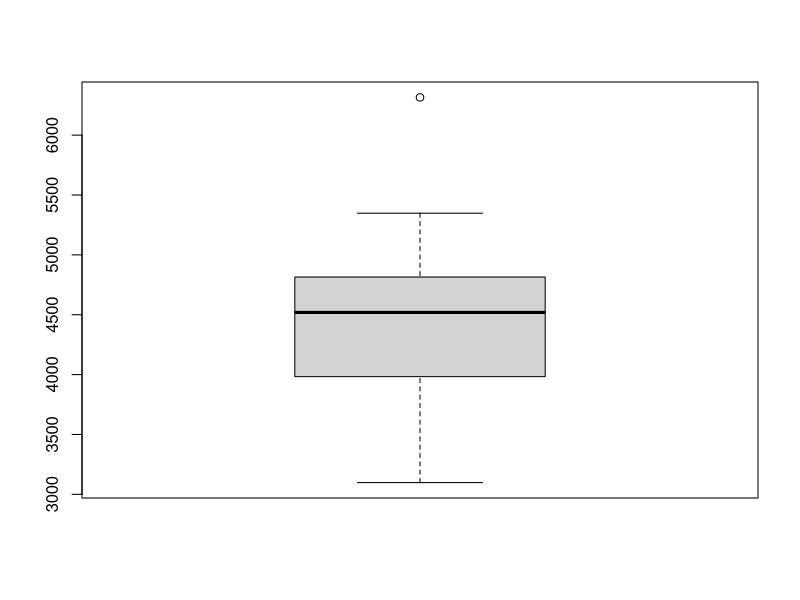
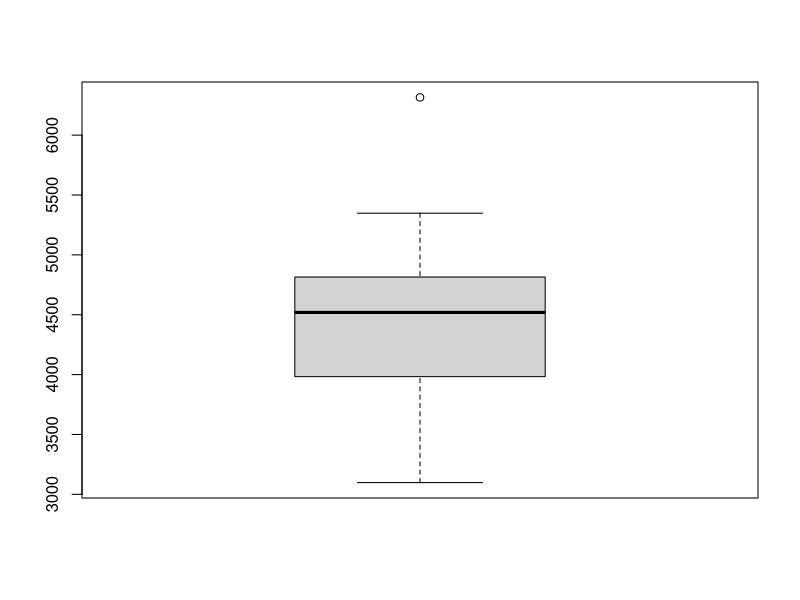
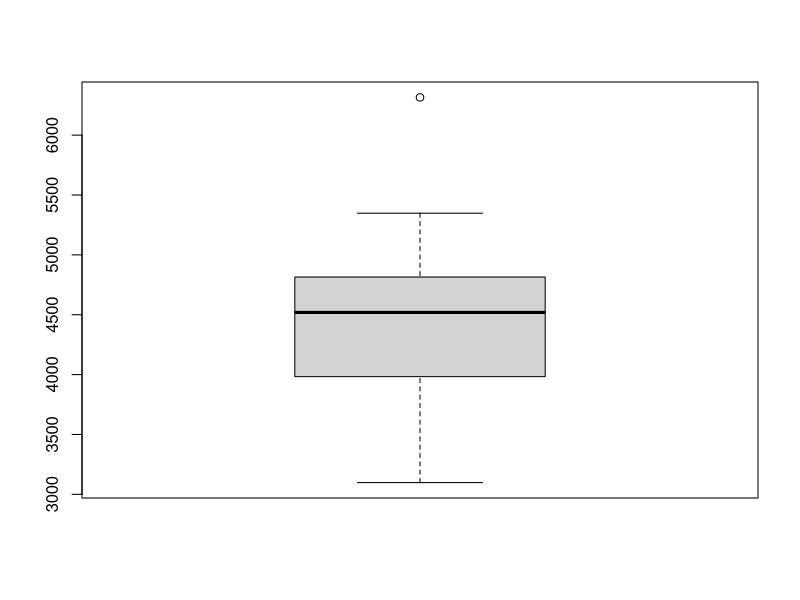
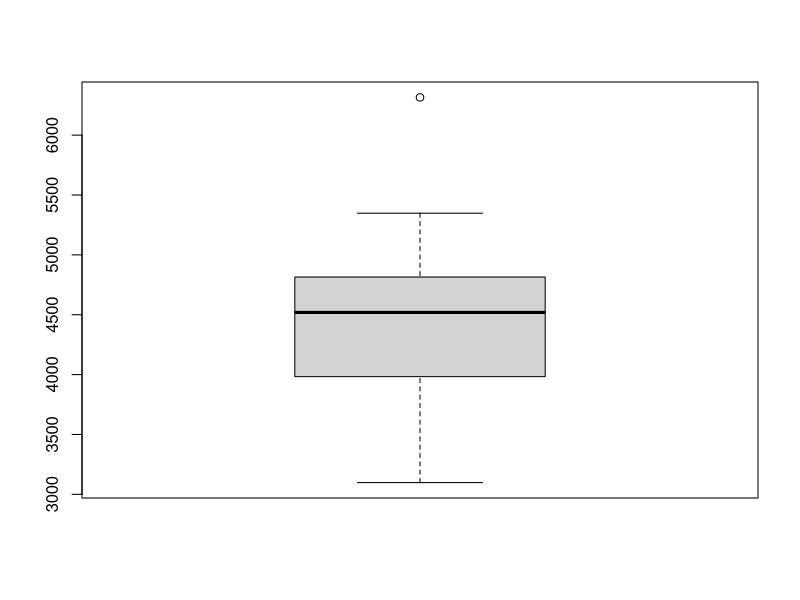
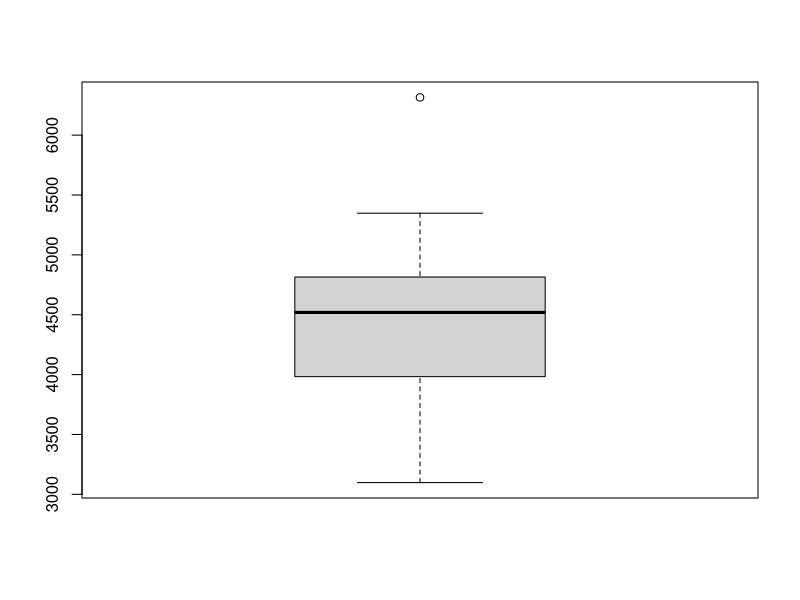
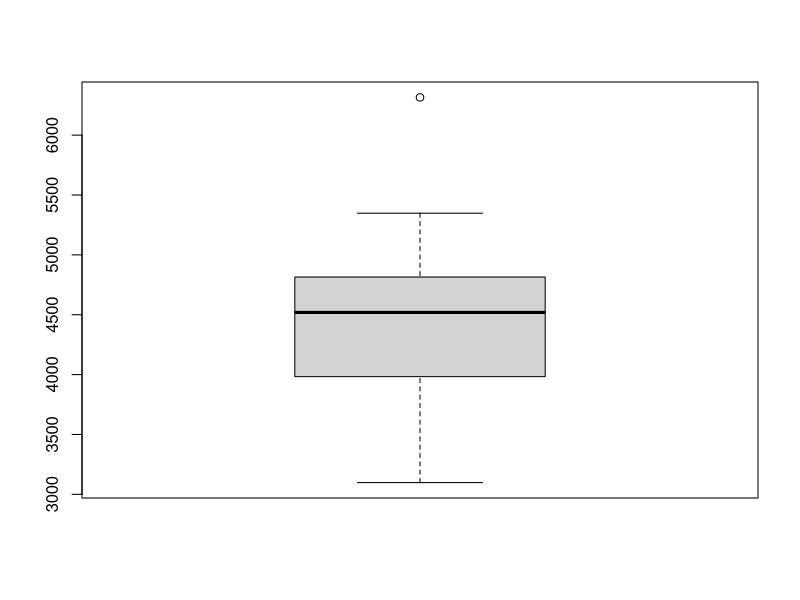
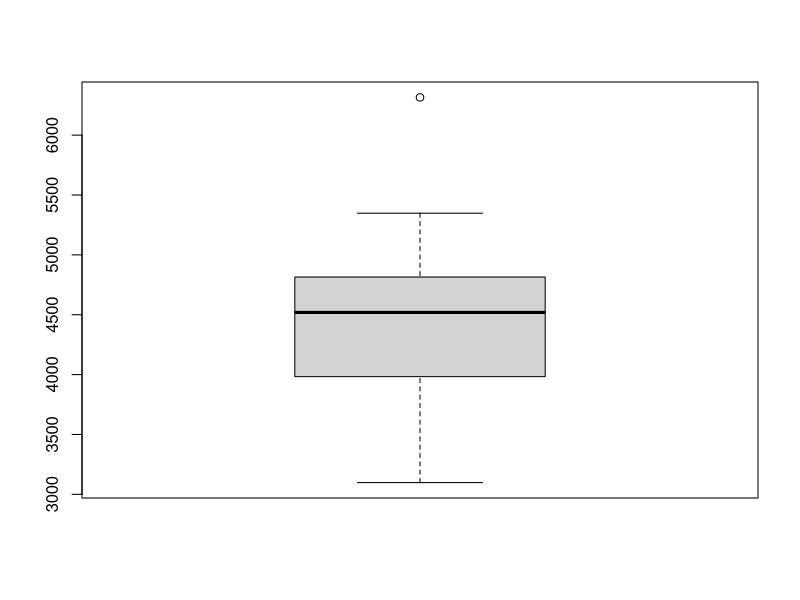

Source code (R) for these figures, in order:
# 이전 메모리 제거
rm(list = ls())

# code 7-7
state.x77 # matrix with 50 rows and 8 columns
str(state.x77) # 행 열 이름 확인
is.matrix(state.x77)
is.array(state.x77)
is.data.frame(state.x77)

st <- data.frame(state.x77)
str(st)
colnames(st)

boxplot(st$Income)
boxplot.stats(st$Income)$out 
boxplot(st$Income)$out # 그림을 그림과 동시에 값을 리턴해줌

out.box <- boxplot(st$Income)
out.box
is.list(out.box) # 리스트 확인

quantile(st$Income)
quantile(st$Income, 0:3/4)
round(quantile(st$Income, 0:3/4))
summary(st$Income) # 기초 통계량

st <- data.frame(state.x77)
# 결과 구조
# $stats: 상자그림의 다섯 가지 요약값
# (최솟값, 1사분위수, 중앙값, 3사분위수, 최댓값).
# $n: 데이터의 관측값 개수.
# $conf: 95% 신뢰구간으로, 중앙값의 추정값이 해당 범위 내에 있을 가능성이 95%임을 의미.
# $out: 이상치(outliers) 값.
boxplot.stats(st$Income)
boxplot.stats(st$Income)$stats
boxplot.stats(st$Income)$n
boxplot.stats(st$Income)$conf # 신뢰구간 95% 내의 평균값 범위
boxplot.stats(st$Income)$out

#############################################
boxplot(st$Income)$stats
boxplot(st$Income)$n
boxplot(st$Income)$conf
boxplot(st$Income)$out
#############################################

# code 7-8
out.val <- boxplot.stats(st$Income)$out    # 특이값 추출
# out.val이 벡터여도 처리 가능
st$Income[st$Income %in% out.val] <- NA    # 특이값을 NA로 대체
head(st)
newdata <- st[complete.cases(st),]         # NA가 포함된 행 제거
head(newdata)

